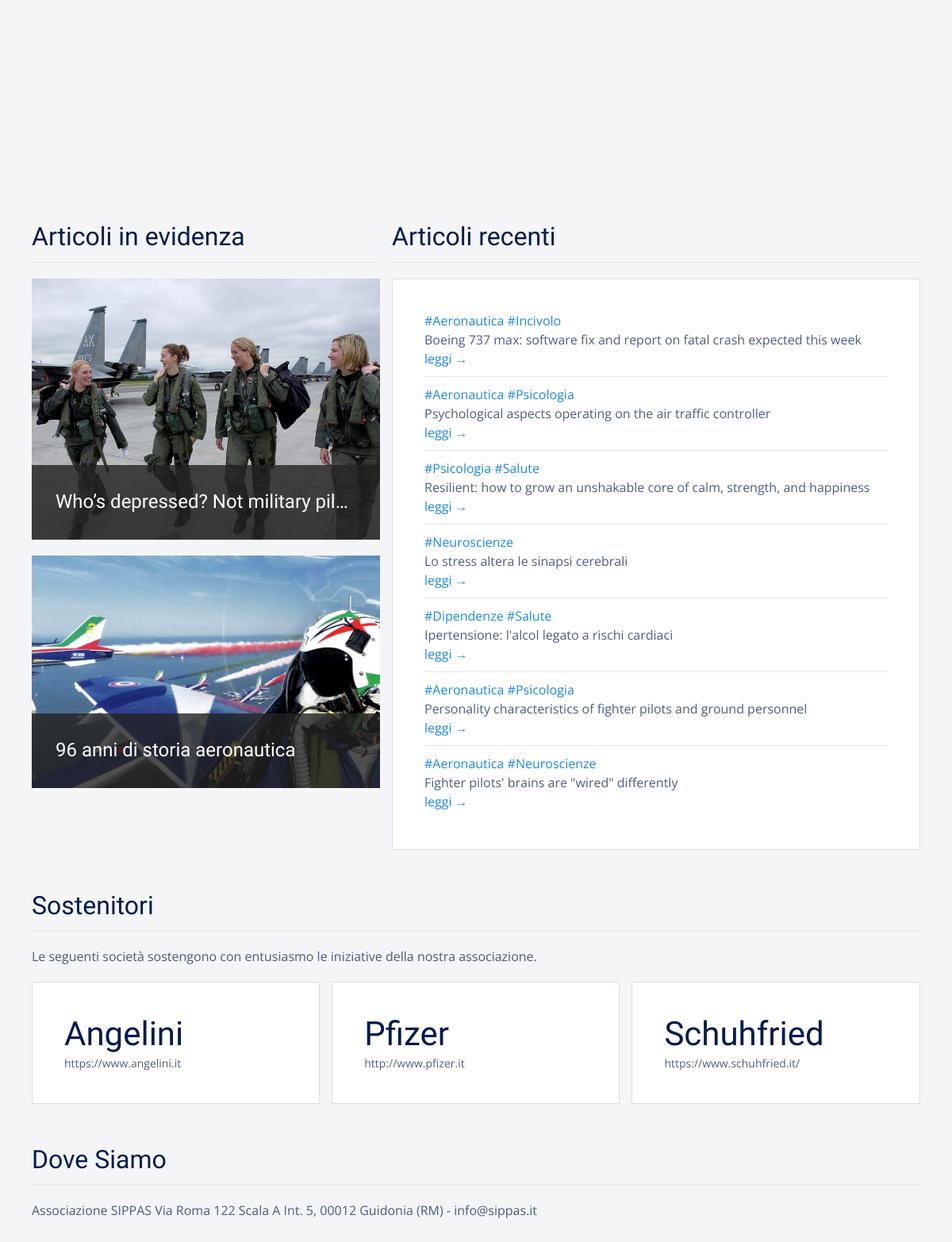
Before: / (lower part) with the older database file.
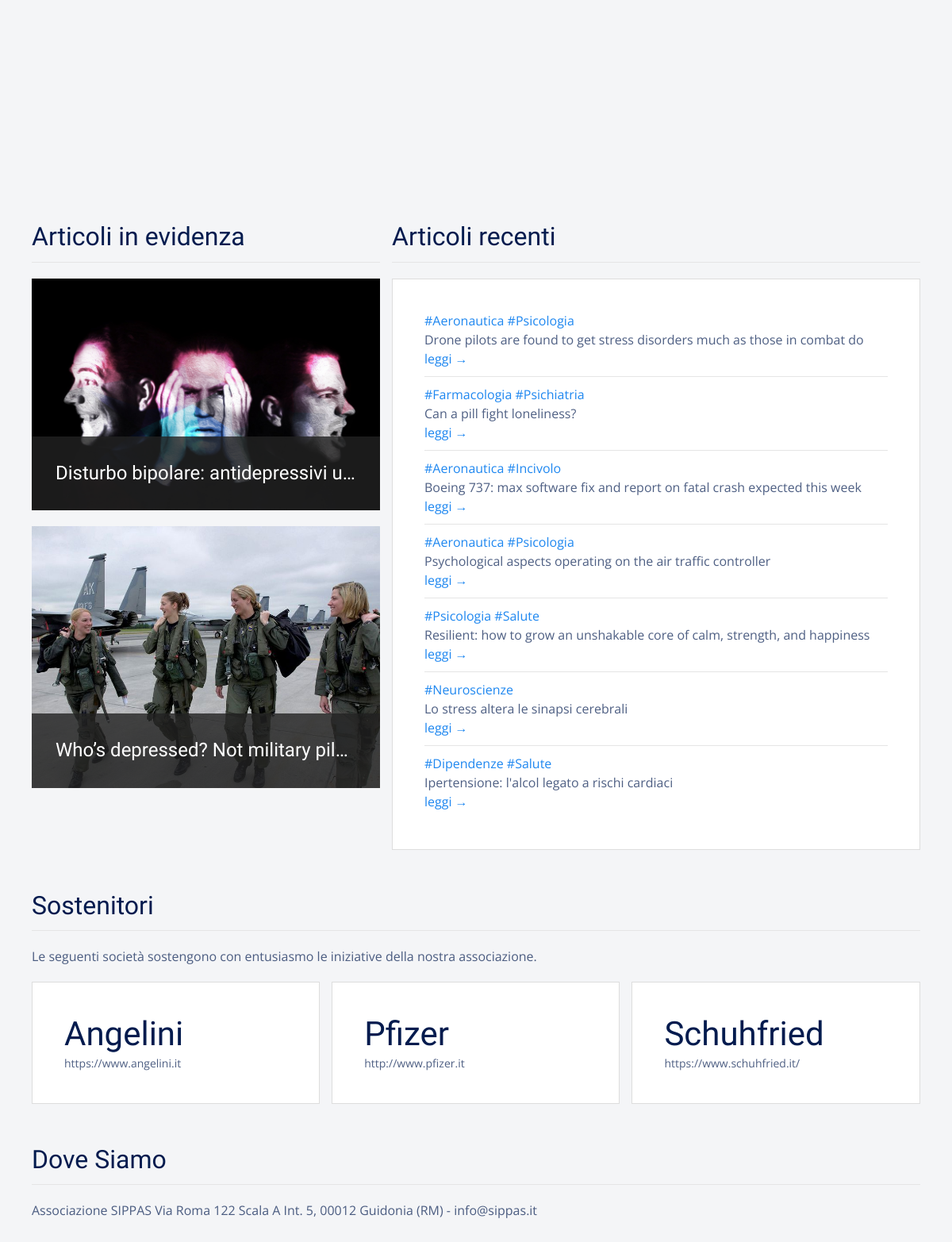
After: the same page with the newer database file.
### tables this page shows
CREATE TABLE "posts" (
  "id" integer NOT NULL,
  "title" text,
  "body" TEXT,
  "teaser" text,
  "tags" TEXT,
  "is_sticky" integer,
  "author" text,
  "created_at" TEXT,
  "updated_at" text,
  "published_at" TEXT,
  PRIMARY KEY ("id")
);

### flaskApp/blueprints/main/routes.py (the view)
@bp_main.route("/")
@cache.cached()
def index():
  stickies = query_db('SELECT * FROM posts WHERE is_sticky == 1 ORDER BY updated_at DESC LIMIT 2')
  latest = query_db('SELECT * FROM posts  WHERE is_sticky == 0 ORDER BY id DESC LIMIT {}'.format(4 if len(stickies) < 2 else 7))
  return render_template("main/index.html", latests=latest, stickies=stickies)

### flaskApp/db/sqlite.py (called while the page is built)
def dict_factory(cursor, row):
  d = {}
  for idx, col in enumerate(cursor.description):
    d[col[0]] = row[idx]
  return d

def get_db():
  if "db" not in g:
    g.db = sqlite3.connect(
      db_path,
      detect_types=sqlite3.PARSE_DECLTYPES,
      isolation_level="DEFERRED"
    )
    g.db.cursor().execute("PRAGMA journal_mode=WAL")
    g.db.row_factory = dict_factory
  return g.db

def query_db(query, args=(), one=False):
  with closing(get_db().cursor().execute(query, args)) as cur:
    rv = cur.fetchall()
    return (rv[0] if rv else None) if one else rv

### flaskApp/blueprints/main/templates/main/index.html (shortened to what the changed rows need)
{% extends 'base.html' %}
{% block content %}
<div class="uk-section">
  <div class="uk-container">
    <div class="uk-grid uk-grid-small">
      <div class="uk-margin uk-width-2-5@m">
        <h2 class="uk-heading-divider">Articoli in evidenza</h2>
        <div class="uk-grid uk-child-width-1-1">
          {% for s in stickies %}
          {% if s.teaser %}
          <div class="uk-margin-bottom">
            <div class="uk-inline">
              <img src="{{ url_for('static', filename='blog/' + s.teaser | replace('#', s.id | string)) }}" alt="">
              <div class="uk-overlay uk-overlay-primary uk-position-bottom">
                <h3 class="uk-text-truncate"><a href="{{ url_for('blog.view_post', id=s.id) }}">{{ s.title }}</a></h3>
              </div>
            </div>
          </div>
          {% endif %}
          {% endfor %}
        </div>
      </div>
      <div class="uk-width-expand uk-margin uk-margin-remove-top">
        <h2 class="uk-heading-divider">Articoli recenti</h2>
        <div class="uk-card uk-card-default">
          <div class="uk-card-body">
            <ul class="uk-list uk-list-divider uk-margin-medium">
              {% for l in latests %}
              <li class="uk-text-truncate uk-padding-vertical uk-padding-horizontal-small">
                {% for tag in l.tags.split(' ') %}
                <a href="{{ url_for('blog.posts_tagged', tag=tag) }}">{{ tag }}</a>
                {% endfor %}<br>
                {{ l.title | capitalize }}<br>
                <a href="{{ url_for('blog.view_post', id=l.id) }}">leggi &rarr;</a><br>
              </li>
              {% endfor %}
            </ul>
          </div>
        </div>
      </div>
    </div>
  </div>
</div>
<div class="uk-section">
  <div class="uk-container">
    <h2 class="uk-heading-divider">Sostenitori</h2>
    <div class="uk-child-width-1-2@m uk-child-width-1-3@l uk-grid uk-grid-match uk-grid-stack uk-grid-small" uk-grid="">
      <div class="uk-first-column">
        <div class="uk-card uk-card-default uk-grid uk-grid-collapse uk-margin uk-grid-stack" uk-grid="">
          <div class="uk-first-column">
            <div class="uk-card-body">
              <h1 class="uk-margin-remove-bottom uk-width-expand">Angelini</h1>
            </div>
          </div>
        </div>
      </div>
      <div class="uk-grid-margin uk-first-column">
        <div class="uk-card uk-card-default uk-grid uk-grid-collapse uk-margin uk-grid-stack" uk-grid="">
          <div class="uk-first-column">
            <div class="uk-card-body">
              <h1 class="uk-margin-remove-bottom uk-width-expand">Pfizer</h1>
            </div>
          </div>
        </div>
      </div>
      <div class="uk-grid-margin uk-first-column">
        <div class="uk-card uk-card-default uk-grid uk-grid-collapse uk-margin uk-grid-stack" uk-grid="">
          <div class="uk-first-column">
            <div class="uk-card-body">
              <h1 class="uk-margin-remove-bottom uk-width-expand">Schuhfried</h1>
            </div>
          </div>
        </div>
      </div>
    </div>
  </div>
</div>
<div class="uk-section uk-margin-top">
  <div class="uk-container">
    <h2 class="uk-heading-divider">Dove Siamo</h2>
  </div>
</div>
{% endblock %}

Changed rows visible on the page:
no longer on this page (row unchanged): posts: teaser+id (picture), title "96 anni di storia aeronautica", shown under "Articoli in evidenza"
no longer on this page (row unchanged): posts: tag "#Aeronautica" "#Psicologia", title "Personality characteristics of fighter pilots and ground personnel", shown under "Articoli recenti"
no longer on this page (row unchanged): posts: tag "#Aeronautica" "#Neuroscienze", title "Fighter pilots' brains are \"wired\" differently", shown under "Articoli recenti"
now on this page (row edited): posts: teaser+id (picture), title "Disturbo bipolare: antidepressivi u…", shown under "Articoli in evidenza"
added posts: tag "#Aeronautica" "#Psicologia", title "Drone pilots are found to get stress disorders much as those in combat do", shown under "Articoli recenti"
added posts: tag "#Farmacologia" "#Psichiatria", title "Can a pill fight loneliness?", shown under "Articoli recenti"
changed posts: title "Boeing 737 max: software fix and report on fatal crash expected this week" → "Boeing 737: max software fix and report on fatal crash expected this week"
